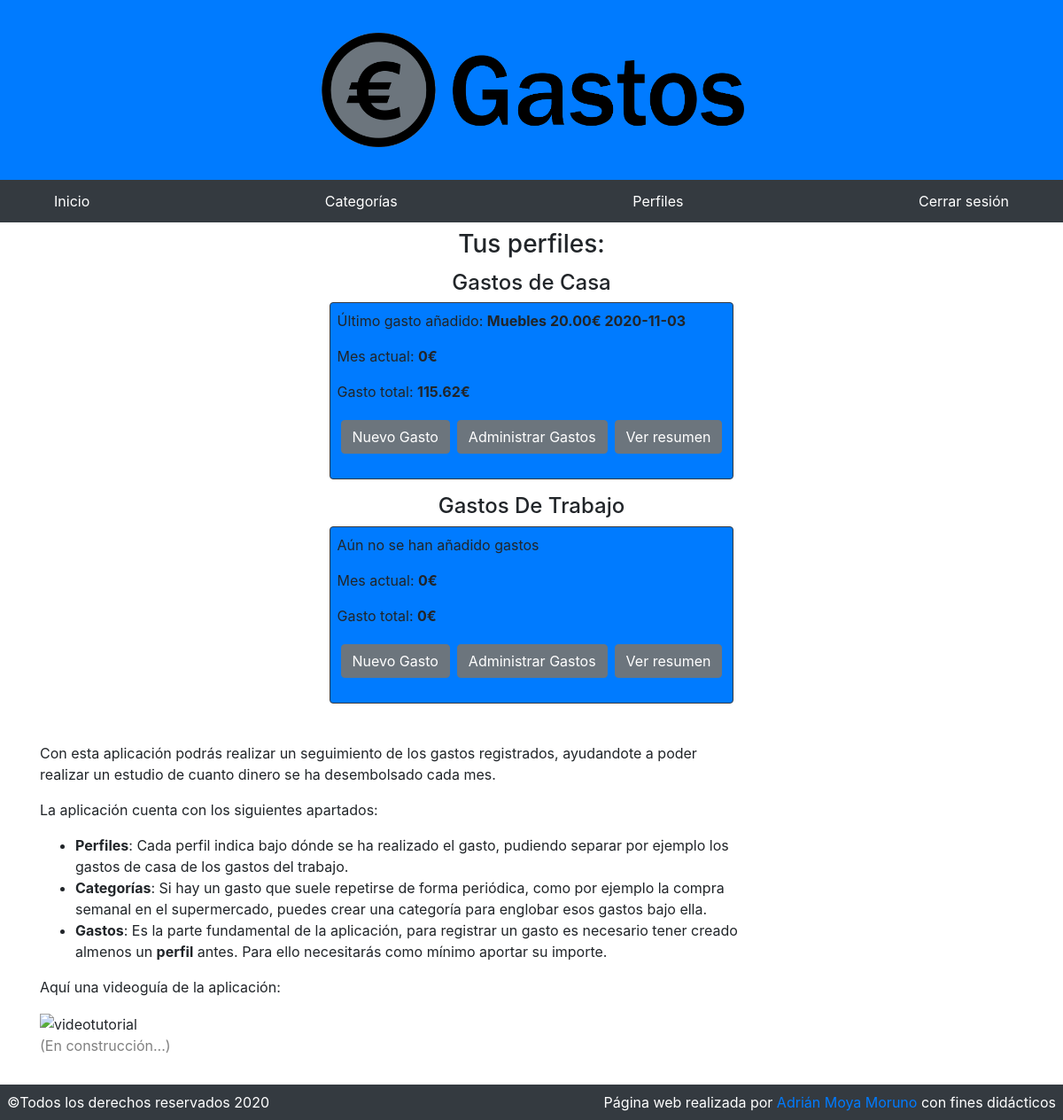
Page / (signed in) on the committed database.
### mainGastos/models.py (models this page shows, shortened)
class Perfiles(models.Model):
    usuario = models.ForeignKey(
        settings.AUTH_USER_MODEL,
        on_delete=models.CASCADE,
    )
    nombre = models.CharField(max_length=150)
    fecha_de_creacion = models.DateField(auto_now_add=True)

class Categorias(models.Model):
    usuario = models.ForeignKey(
        settings.AUTH_USER_MODEL,
        on_delete=models.CASCADE,
    )
    nombre = models.CharField(max_length=150)
    def __str__(self):
        return self.nombre

### mainGastos/views.py (the view)
# urls.py: path('',index,name="index"),
def index(request):
    p = obtenerPerfiles(request.user)
    perfiles = None
    if p != None:
        perfiles = formatear_informacion_del_perfil(p)
    return render(request, 'mainGastos/index.html',{'perfiles':perfiles})

### mainGastos/functions.py (called while the page is built)
def obtenerPerfiles(user):
    if user.id == None:
        return None
    if Perfiles.objects.filter(usuario = user):
        return Perfiles.objects.filter(usuario = user)
    return None

def formatear_informacion_del_perfil(perfiles):
    diccionario_perfiles = {}
    for perfil in perfiles:
        g = obtener_gasto_total_y_mensual(perfil)
        gasto_mensual = g[0]
        total_gastos = g[1]
        p_id = perfil.id
        p_nombre = perfil.nombre
        try:
            ultimo_gasto = Gastos.objects.filter(fk_id_perfil=perfil).last()
            cat = str(ultimo_gasto.fk_id_categoria)
            precio = str(ultimo_gasto.precio)
            fecha = str(ultimo_gasto.fecha)
        except:
            cat = ""
            precio = ""
            fecha = ""
        entrada_diccionario_perfil = {"id":p_id,"fecha_de_creacion":str(perfil.fecha_de_creacion),"categoria":cat,"precio":precio,"fecha":fecha,"gasto_mensual":gasto_mensual,"total_gastos":total_gastos}
        diccionario_perfiles[p_nombre] = entrada_diccionario_perfil
    return diccionario_perfiles

def obtener_gasto_total_y_mensual(perfil):
    mesActual = obtenerMes()
    agnoActual = obtenerAgno()
    gastos = Gastos.objects.filter(fk_id_perfil=perfil)
    gasto_total = 0
    gasto_mensual = 0
    for gasto in gastos:
        gasto_total += gasto.precio
        g_mes = gasto.fecha.strftime("%m")
        g_agno = gasto.fecha.strftime("%Y")
        if g_mes == mesActual and g_agno == agnoActual:
            gasto_mensual += gasto.precio
    return [str(gasto_mensual),str(gasto_total)]

def obtenerMes():
    return datetime.today().strftime("%m")

def obtenerAgno():
    return datetime.today().strftime("%Y")

### templates/mainGastos/index.html
{% extends '../base.html' %}
{% block content %}
    <div class="row">
        <div class="col">
            {% if user.is_authenticated %}
                {% if perfiles %}
                    <h3 class="text-center">Tus perfiles:</h4>
                    {% for nombrePerfil, contenido in perfiles.items %}
                        <div class="perfil my-2  py-1">
                            <h4 class="text-center">{{nombrePerfil}}</h4>
                            <div class="text-center">
                                <div class="p_caja d-inline-block text-left bg-primary p-2 border border-dark rounded">
                                    {% if not contenido.precio %}
                                    <p>Aún no se han añadido gastos</p>
                                    {% else %}
                                    <p>Último gasto añadido: <b>{{contenido.categoria}} {{contenido.precio}}€ {{ contenido.fecha}}</b></p>
                                    {%endif%}
                                    <p>Mes actual: <b>{{contenido.gasto_mensual}}€</b> </p>
                                    <p>Gasto total: <b>{{contenido.total_gastos}}€</b></p>
                                    <p class="d-flex justify-content-around">
                                        <a class="btn btn-secondary m-1" href='/control/l/{{contenido.id}}/gastos/nuevo'>Nuevo Gasto</a>
                                        <a class="btn btn-secondary m-1" href='/control/l/{{contenido.id}}/gastos/'>Administrar Gastos</a>
                                        <a class="btn btn-secondary m-1" href='/resumen/{{contenido.id}}'>Ver resumen</a>
                                    </p>
                                </div>
                            </div>
                        </div>
                    {% endfor %}
                    <p class="py-2"></p>
                {% else %}
                    <p>No hay perfiles creados aún. Puedes crear uno <a href='{% url "perfil_new" %}'>aquí</a></p>
                {% endif %}
            {% else %}
                <h2>Bienvenido a la aplicación Gastos</h2>
                <p class="mt-3" style="color:gray;font-size:0.85rem;">Aún no has iniciado sesión, puedes iniciar sesión haciendo click <a href='{% url "login" %}'>aquí</a></p>
            {% endif %}
            <p style="max-width: 800px;">Con esta aplicación podrás realizar un seguimiento de los gastos registrados, ayudandote a poder realizar un estudio de cuanto dinero se ha desembolsado cada mes.</p>
            <p style="max-width: 800px;">La aplicación cuenta con los siguientes apartados:</p>
            <ul style="max-width: 800px;">
                <li><span><b>Perfiles</b>: Cada perfil indica bajo dónde se ha realizado el gasto, pudiendo separar por ejemplo los gastos de casa de los gastos del trabajo.</span></li>
                <li><b>Categorías</b>: Si hay un gasto que suele repetirse de forma periódica, como por ejemplo la compra semanal en el supermercado, puedes crear una categoría para englobar esos gastos bajo ella.</li>
                <li><b>Gastos</b>: Es la parte fundamental de la aplicación, para registrar un gasto es necesario tener creado almenos un <b>perfil</b> antes. Para ello necesitarás como mínimo aportar su importe.</li>
            </ul>
            <p>Aquí una videoguía de la aplicación:</p>
            <img src="https://adrianfuentesflores.es/wp-content/uploads/elementor/thumbs/V%C3%ADdeo-a%C3%BAn-no-disponible-o9r2moiivmegzs4zhz7dgnx50kvockkdptb1nbwu14.png" alt="videotutorial"> <p style="color: gray;">(En construcción...)</p>
        </div>
    </div>
{% endblock %}

### rows in the picture
Perfiles: perfiles "Gastos de Casa"
Categorias: categoria "Muebles"
Perfiles: perfiles "Gastos De Trabajo"

### other values in the picture
{{ contenido.precio }} "20.00"
{{ contenido.fecha }} "2020-11-03"
{{ contenido.gasto_mensual }} "0" "0"
{{ contenido.total_gastos }} "115.62" "0"
